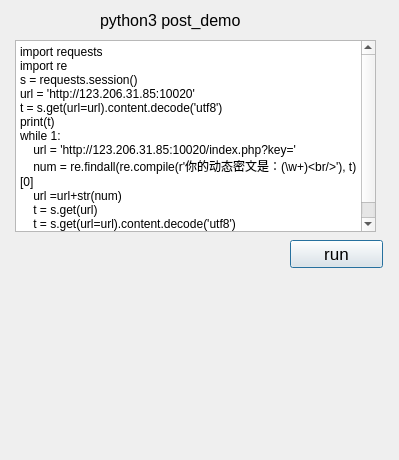
<?xml version="1.0" encoding="UTF-8"?>
<ui version="4.0">
 <class>Dialog</class>
 <widget class="QDialog" name="Dialog">
  <property name="geometry">
   <rect>
    <x>0</x>
    <y>0</y>
    <width>399</width>
    <height>460</height>
   </rect>
  </property>
  <property name="windowTitle">
   <string>Dialog</string>
  </property>
  <widget class="QLabel" name="label">
   <property name="geometry">
    <rect>
     <x>100</x>
     <y>0</y>
     <width>191</width>
     <height>41</height>
    </rect>
   </property>
   <property name="font">
    <font>
     <pointsize>12</pointsize>
    </font>
   </property>
   <property name="text">
    <string>python3 post_demo</string>
   </property>
  </widget>
  <widget class="QTextBrowser" name="textBrowser">
   <property name="geometry">
    <rect>
     <x>15</x>
     <y>40</y>
     <width>361</width>
     <height>192</height>
    </rect>
   </property>
   <property name="html">
    <string>&lt;!DOCTYPE HTML PUBLIC &quot;-//W3C//DTD HTML 4.0//EN&quot; &quot;http://www.w3.org/TR/REC-html40/strict.dtd&quot;&gt;
&lt;html&gt;&lt;head&gt;&lt;meta name=&quot;qrichtext&quot; content=&quot;1&quot; /&gt;&lt;style type=&quot;text/css&quot;&gt;
p, li { white-space: pre-wrap; }
&lt;/style&gt;&lt;/head&gt;&lt;body style=&quot; font-family:'SimSun'; font-size:9pt; font-weight:400; font-style:normal;&quot;&gt;
&lt;p style=&quot; margin-top:0px; margin-bottom:0px; margin-left:0px; margin-right:0px; -qt-block-indent:0; text-indent:0px;&quot;&gt;import requests&lt;/p&gt;
&lt;p style=&quot; margin-top:0px; margin-bottom:0px; margin-left:0px; margin-right:0px; -qt-block-indent:0; text-indent:0px;&quot;&gt;import re&lt;/p&gt;
&lt;p style=&quot; margin-top:0px; margin-bottom:0px; margin-left:0px; margin-right:0px; -qt-block-indent:0; text-indent:0px;&quot;&gt;s = requests.session()&lt;/p&gt;
&lt;p style=&quot; margin-top:0px; margin-bottom:0px; margin-left:0px; margin-right:0px; -qt-block-indent:0; text-indent:0px;&quot;&gt;url = 'http://123.206.31.85:10020'&lt;/p&gt;
&lt;p style=&quot; margin-top:0px; margin-bottom:0px; margin-left:0px; margin-right:0px; -qt-block-indent:0; text-indent:0px;&quot;&gt;t = s.get(url=url).content.decode('utf8')&lt;/p&gt;
&lt;p style=&quot; margin-top:0px; margin-bottom:0px; margin-left:0px; margin-right:0px; -qt-block-indent:0; text-indent:0px;&quot;&gt;print(t)&lt;/p&gt;
&lt;p style=&quot; margin-top:0px; margin-bottom:0px; margin-left:0px; margin-right:0px; -qt-block-indent:0; text-indent:0px;&quot;&gt;while 1:&lt;/p&gt;
&lt;p style=&quot; margin-top:0px; margin-bottom:0px; margin-left:0px; margin-right:0px; -qt-block-indent:0; text-indent:0px;&quot;&gt;    url = 'http://123.206.31.85:10020/index.php?key='&lt;/p&gt;
&lt;p style=&quot; margin-top:0px; margin-bottom:0px; margin-left:0px; margin-right:0px; -qt-block-indent:0; text-indent:0px;&quot;&gt;    num = re.findall(re.compile(r'你的动态密文是：(\w+)&amp;lt;br/&amp;gt;'), t)[0]&lt;/p&gt;
&lt;p style=&quot; margin-top:0px; margin-bottom:0px; margin-left:0px; margin-right:0px; -qt-block-indent:0; text-indent:0px;&quot;&gt;    url =url+str(num)&lt;/p&gt;
&lt;p style=&quot; margin-top:0px; margin-bottom:0px; margin-left:0px; margin-right:0px; -qt-block-indent:0; text-indent:0px;&quot;&gt;    t = s.get(url)&lt;/p&gt;
&lt;p style=&quot; margin-top:0px; margin-bottom:0px; margin-left:0px; margin-right:0px; -qt-block-indent:0; text-indent:0px;&quot;&gt;    t = s.get(url=url).content.decode('utf8')&lt;/p&gt;
&lt;p style=&quot; margin-top:0px; margin-bottom:0px; margin-left:0px; margin-right:0px; -qt-block-indent:0; text-indent:0px;&quot;&gt;    self.&lt;/p&gt;&lt;/body&gt;&lt;/html&gt;</string>
   </property>
  </widget>
  <widget class="QPushButton" name="pushButton">
   <property name="geometry">
    <rect>
     <x>290</x>
     <y>240</y>
     <width>93</width>
     <height>28</height>
    </rect>
   </property>
   <property name="font">
    <font>
     <pointsize>13</pointsize>
    </font>
   </property>
   <property name="text">
    <string>run</string>
   </property>
  </widget>
  <widget class="QsciScintilla" name="textEdit">
   <property name="geometry">
    <rect>
     <x>10</x>
     <y>280</y>
     <width>381</width>
     <height>171</height>
    </rect>
   </property>
   <property name="toolTip">
    <string/>
   </property>
   <property name="whatsThis">
    <string/>
   </property>
  </widget>
 </widget>
 <customwidgets>
  <customwidget>
   <class>QsciScintilla</class>
   <extends>QFrame</extends>
   <header>Qsci/qsciscintilla.h</header>
  </customwidget>
 </customwidgets>
 <resources/>
 <connections/>
</ui>
